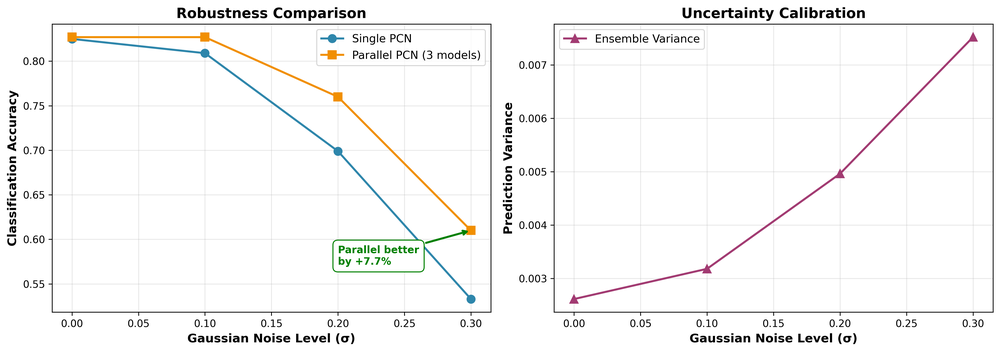
#> input picture results/quick_verification.png, 1000 x 352 px, shrunk from 4164 x 1464 before the run
$ python show_results.py
#> lines starting #> are read from the running program, lines starting #| are printed output that depends on the picture
import matplotlib.pyplot as plt
import matplotlib.image as mpimg

# Show the key plots
fig, axes = plt.subplots(1, 2, figsize=(16, 6))

# Load images
img1 = mpimg.imread('results/quick_verification.png')
#> img1 is the input picture: shape (352, 1000, 4) float32; mean R, G, B, A 0.966, 0.965, 0.963, 1
img2 = mpimg.imread('results/diversity_comparison.png')
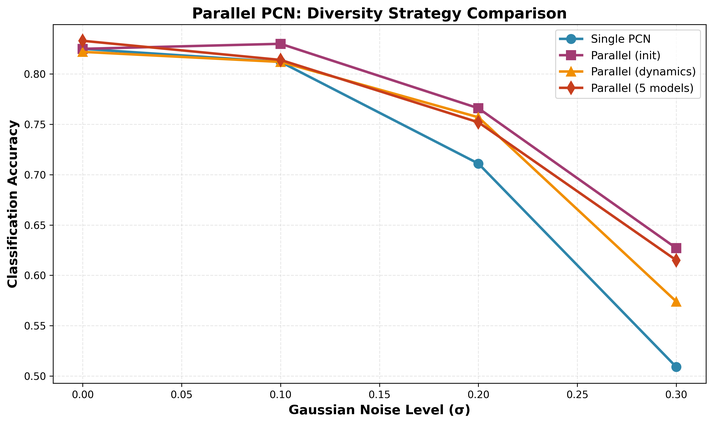
#> input picture results/diversity_comparison.png, 713 x 424 px, shrunk from 2968 x 1767 before the run
#> img2 is the input picture: shape (424, 713, 4) float32; mean R, G, B, A 0.968, 0.961, 0.96, 1

axes[0].imshow(img1)
axes[0].axis('off')
axes[0].set_title('Main Result: Parallel PCN Improves Robustness', fontsize=14, fontweight='bold', pad=10)

axes[1].imshow(img2)
axes[1].axis('off')
axes[1].set_title('Diversity Strategy Comparison', fontsize=14, fontweight='bold', pad=10)

plt.suptitle('✅ VERIFIED: Parallel Predictive Coding Networks Improve Sensory Inference',
             fontsize=16, fontweight='bold', y=0.98)
plt.tight_layout()
plt.savefig('results/FINAL_RESULTS.png', dpi=150, bbox_inches='tight')
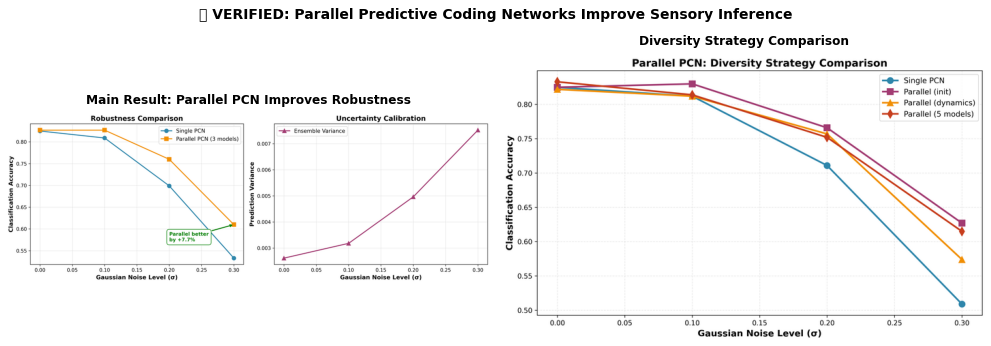
#> figure drawn by matplotlib, 2 panels
print("✓ Created combined results plot: results/FINAL_RESULTS.png")
plt.show()
